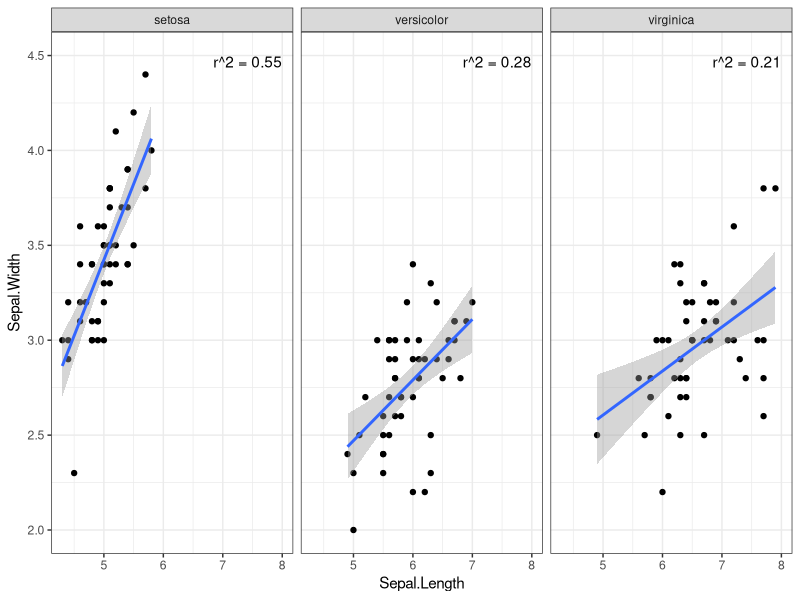
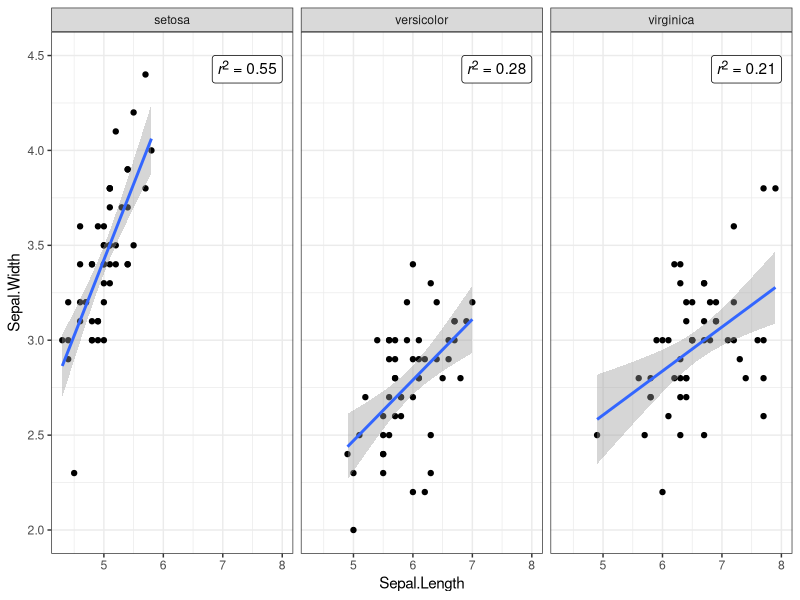
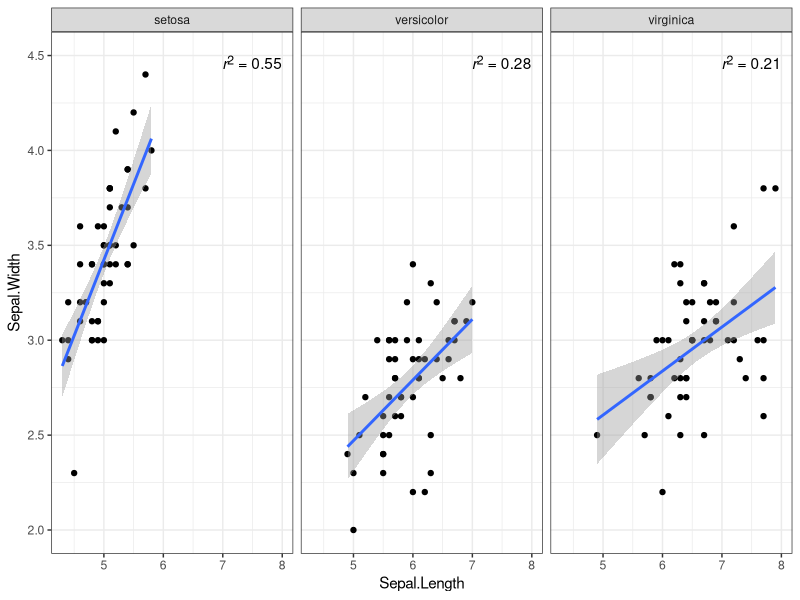
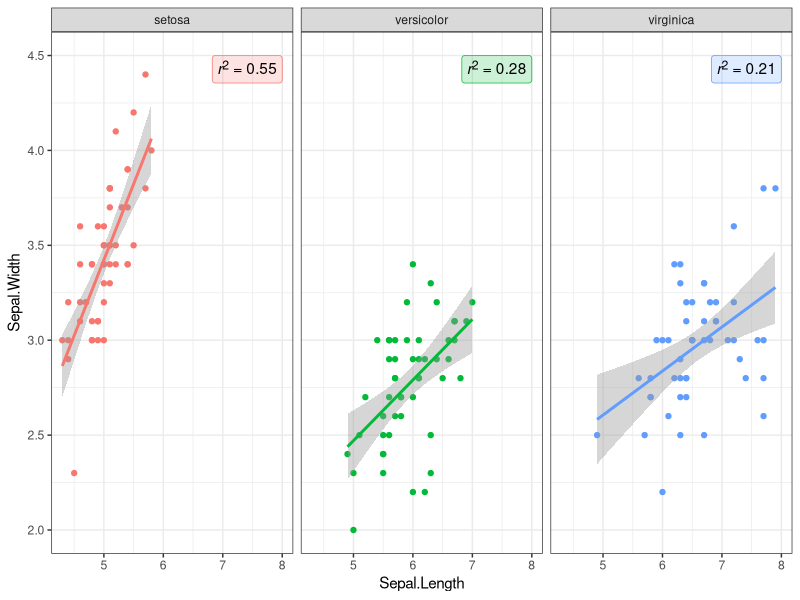
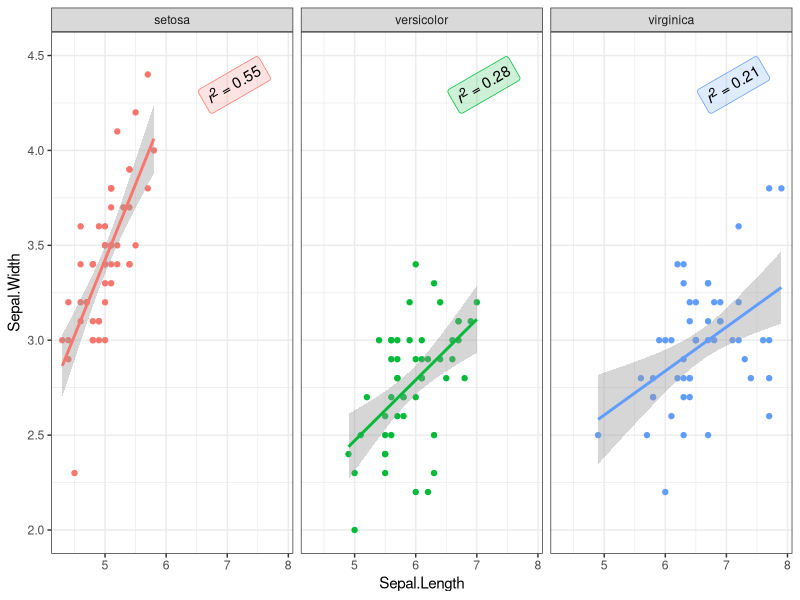
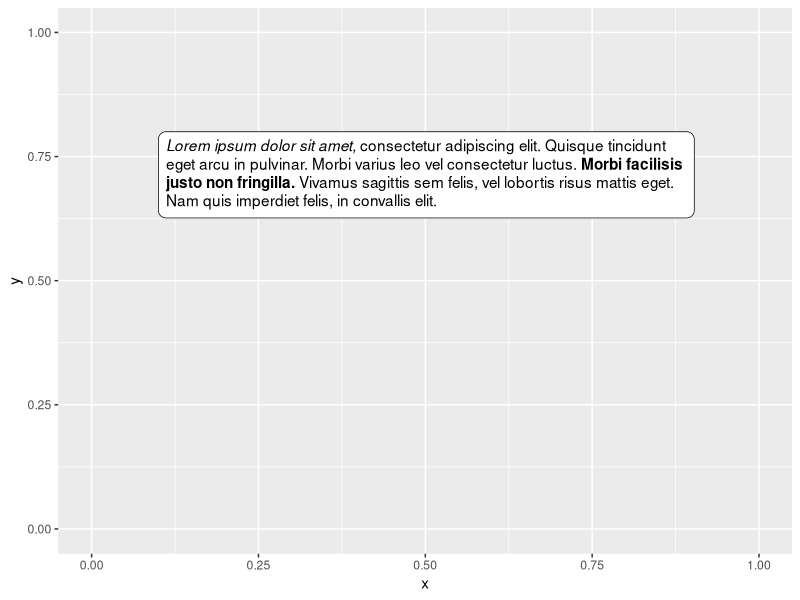
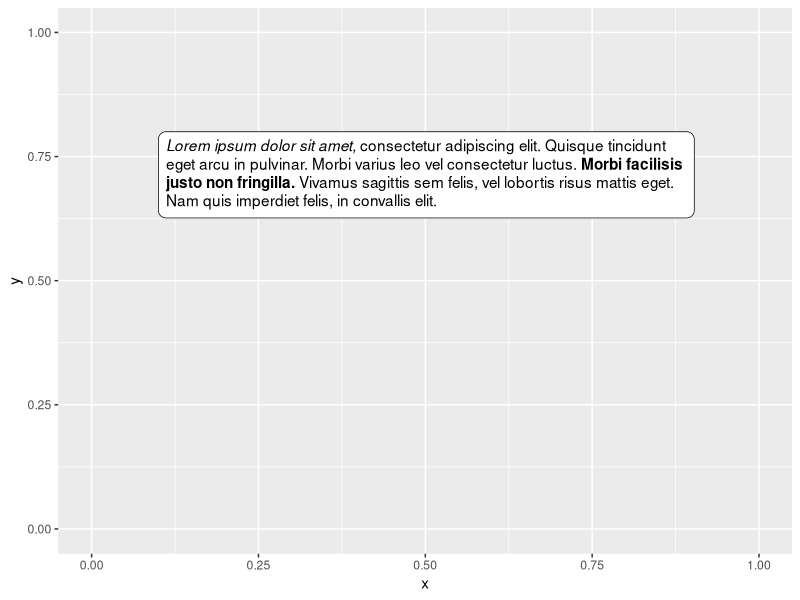
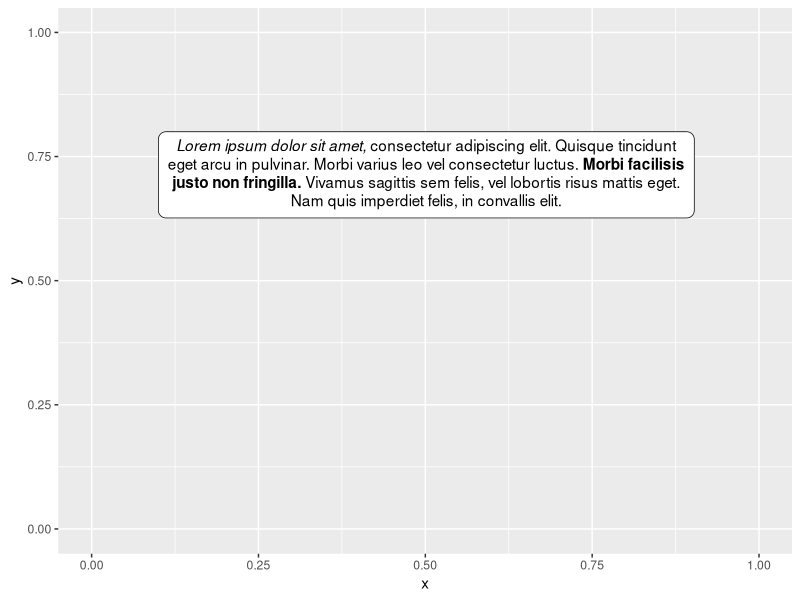

The R source for these figures, in order:
## ---- chunk 1
knitr::opts_chunk$set(
  collapse = TRUE,
  comment = "#>",
  fig.width = 4,
  fig.height = 3.75
)
## ---- chunk 2
library(ggplot2)
library(dplyr)
library(glue)

iris_cor <- iris %>% 
  group_by(Species) %>%
  summarize(r_square = cor(Sepal.Length, Sepal.Width)^2) %>%
  mutate(
    # location of each text label in data coordinates
    Sepal.Length = 8, Sepal.Width = 4.5,
    # text label containing r^2 value 
    label = glue("r^2 = {round(r_square, 2)}")
  )

iris_cor

iris_facets <- ggplot(iris, aes(Sepal.Length, Sepal.Width)) +
  geom_point() + 
  geom_smooth(method = "lm", formula = y ~ x) +
  facet_wrap(~Species) +
  theme_bw()

iris_facets + 
  geom_text(
    data = iris_cor,
    aes(label = label),
    hjust = 1, vjust = 1
  )
## ---- chunk 3
library(ggtext)

iris_cor_md <- iris_cor %>% 
  mutate(
    # markdown version of text label
    label = glue("*r*<sup>2</sup> = {round(r_square, 2)}")
  )

iris_cor_md

iris_facets + 
  geom_richtext(
    data = iris_cor_md,
    aes(label = label),
    hjust = 1, vjust = 1
  )
## ---- chunk 4
iris_facets + 
  geom_richtext(
    data = iris_cor_md,
    aes(label = label),
    hjust = 1, vjust = 1,
    # remove label background and outline
    fill = NA, label.color = NA,
    # remove label padding, since we have removed the label outline
    label.padding = grid::unit(rep(0, 4), "pt") 
  )
## ---- chunk 5
iris_facets + 
  aes(colour = Species) +
  geom_richtext(
    data = iris_cor_md,
    aes(
      label = label,
      fill = after_scale(alpha(colour, .2))
    ),
    text.colour = "black",
    hjust = 1, vjust = 1
  ) +
  theme(legend.position = "none")
## ---- chunk 6
iris_facets + 
  aes(colour = Species) +
  geom_richtext(
    data = iris_cor_md,
    aes(
      x = 7.5,
      label = label,
      fill = after_scale(alpha(colour, .2))
    ),
    text.colour = "black",
    hjust = 1, vjust = 1,
    angle = 30
  ) +
  theme(legend.position = "none")
## ---- chunk 7
df <- data.frame(
  x = 0.1,
  y = 0.8,
  label = "*Lorem ipsum dolor sit amet,* consectetur adipiscing
elit. Quisque tincidunt eget arcu in pulvinar. Morbi varius leo
vel consectetur luctus. **Morbi facilisis justo non fringilla.**
Vivamus sagittis sem felis, vel lobortis risus mattis eget. Nam
quis imperdiet felis, in convallis elit."
)

p <- ggplot() +
  geom_textbox(
    data = df,
    aes(x, y, label = label),
    width = grid::unit(0.73, "npc"), # 73% of plot panel width
    hjust = 0, vjust = 1
  ) +
  xlim(0, 1) + ylim(0, 1)

p
## ---- chunk 8
p
## ---- chunk 9
ggplot() +
  geom_textbox(
    data = df,
    aes(x, y, label = label),
    width = grid::unit(0.73, "npc"), # 73% of plot panel width
    hjust = 0, vjust = 1,
    halign = 0.5 # centered text
  ) +
  xlim(0, 1) + ylim(0, 1)
## ---- chunk 10
df <- data.frame(
  x = 0.5,
  y = 0.5,
  label = "The quick brown fox jumps over the lazy dog.",
  orientation = c("upright", "left-rotated", "inverted", "right-rotated")
)

ggplot() +
  geom_textbox(
    data = df,
    aes(x, y, label = label, orientation = orientation),
    width = grid::unit(1.5, "in"),
    height = grid::unit(1.5, "in"),
    box.margin = grid::unit(rep(0.25, 4), "in"),
    hjust = 0, vjust = 1
  ) +
  xlim(0, 1) + ylim(0, 1) +
  scale_discrete_identity(aesthetics = "orientation")

